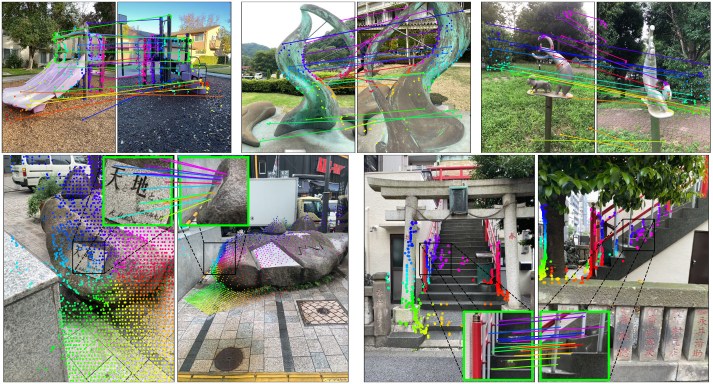
#> input picture submodules/mast3r/assets/examples.jpg, 1425 x 768 px (shown at 1/2 size)
$ python downsample_images.py --input ../submodules/mast3r/assets --output out
#> lines starting #> are read from the running program, lines starting #| are printed output that depends on the picture
#!/usr/bin/env python3

import cv2
import os
import argparse
from tqdm import tqdm

def downsample_images(input_dir, output_dir, height=720, quality=100, format='png'):
    """
    Downsample images to a specific height while maintaining aspect ratio.

    Args:
        input_dir: Directory containing input images
        output_dir: Directory to save downsampled images
        height: Target height in pixels (default: 720)
        quality: JPEG quality 0-100 or PNG compression 0-9 (default: 100)
        format: Output format 'png' or 'jpg' (default: 'png')
    """
#> called with input_dir = '../submodules/mast3r/assets', output_dir = 'out', height = 720, quality = 100, format = 'png'
    # Create output directory
    os.makedirs(output_dir, exist_ok=True)

    # Get list of image files
    image_files = sorted([f for f in os.listdir(input_dir) if f.endswith(('.png', '.jpg', '.jpeg'))])

    if not image_files:
        print(f"No images found in {input_dir}")
        return

    print(f"Found {len(image_files)} images")
    print(f"Target height: {height}p")
    print(f"Output format: {format.upper()}")
    print(f"Output directory: {output_dir}")

    # Set up encoding parameters
    if format.lower() == 'png':
        encode_params = [cv2.IMWRITE_PNG_COMPRESSION, 0]  # 0 = max quality
        ext = '.png'
    elif format.lower() == 'jpg' or format.lower() == 'jpeg':
        encode_params = [cv2.IMWRITE_JPEG_QUALITY, quality]
        ext = '.jpg'
    else:
        encode_params = []
        ext = f'.{format}'

    # Process images
    for image_file in tqdm(image_files, desc="Downsampling images"):
        input_path = os.path.join(input_dir, image_file)

        # Change extension if format changed
        output_filename = os.path.splitext(image_file)[0] + ext
        output_path = os.path.join(output_dir, output_filename)

        # Read image
        img = cv2.imread(input_path)
#> img is the input picture: shape (768, 1425, 3); mean B, G, R 122.1, 133.7, 130

        if img is None:
            print(f"Warning: Could not read {image_file}")
            continue

        # Get current dimensions
        current_height, current_width = img.shape[:2]
#> current_height = 768; current_width = 1425

        # Calculate new dimensions maintaining aspect ratio
        if current_height != height:
            aspect_ratio = current_width / current_height
#> aspect_ratio = 1.86
            new_height = height
            new_width = int(height * aspect_ratio)
#> new_width = 1335

            # Resize image with high-quality interpolation
            downsampled_img = cv2.resize(img, (new_width, new_height), interpolation=cv2.INTER_LANCZOS4)
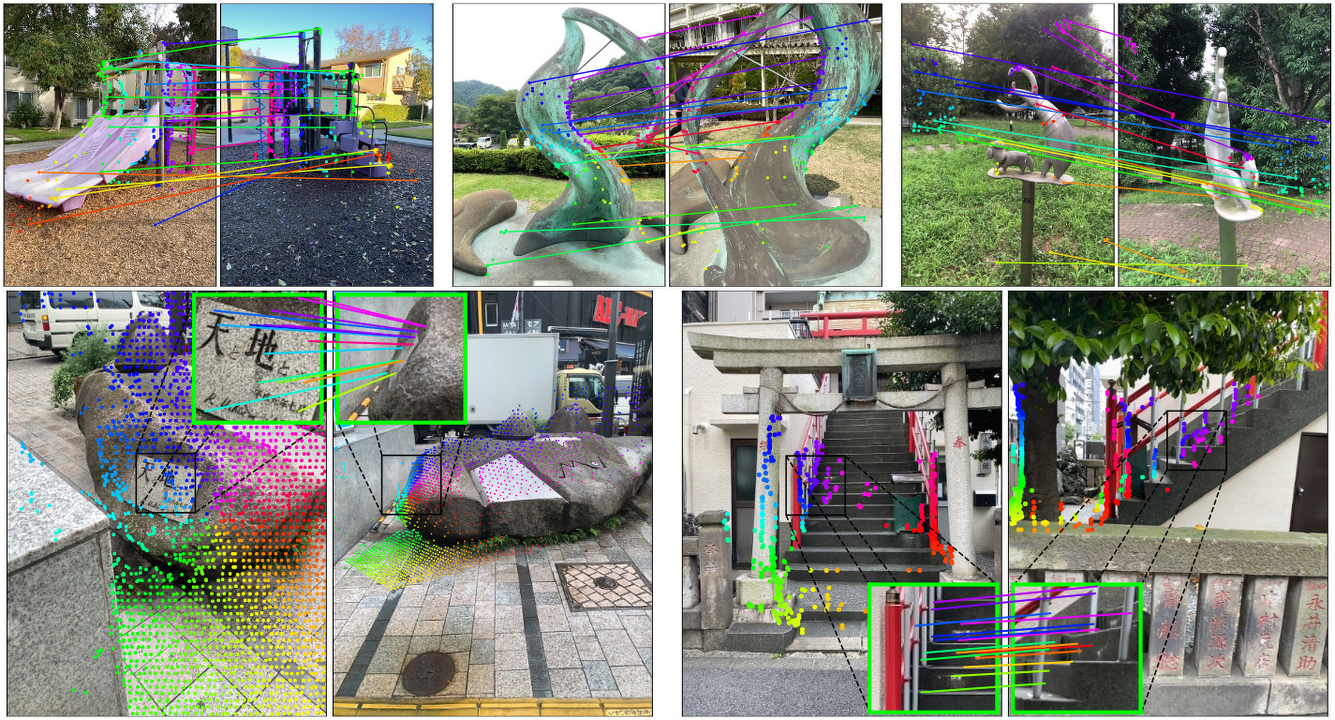
#> downsampled_img: shape (720, 1335, 3); mean B, G, R 122, 133.5, 129.9
        else:
            downsampled_img = img

        # Save downsampled image
        cv2.imwrite(output_path, downsampled_img, encode_params)

    print(f"\nSuccessfully downsampled {len(image_files)} images!")
    print(f"Downsampled images saved to: {output_dir}")

if __name__ == "__main__":
    parser = argparse.ArgumentParser(description='Downsample images to a specific resolution')
    parser.add_argument('--input', type=str, required=True, help='Input directory with images')
    parser.add_argument('--output', type=str, required=True, help='Output directory for downsampled images')
    parser.add_argument('--height', type=int, default=720, help='Target height in pixels (default: 720)')
    parser.add_argument('--quality', type=int, default=100, help='JPEG quality 0-100 (default: 100)')
    parser.add_argument('--format', type=str, default='png', choices=['png', 'jpg', 'jpeg'],
                        help='Output image format (default: png)')

    args = parser.parse_args()

    downsample_images(args.input, args.output, args.height, args.quality, args.format)
